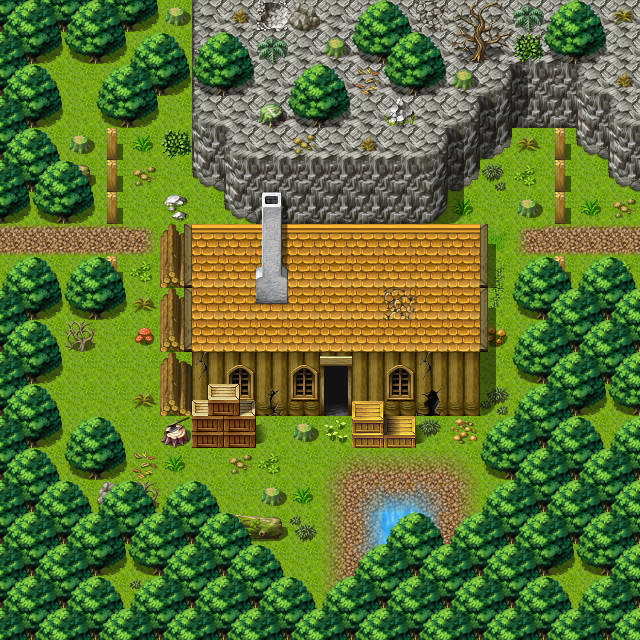

This game map was drawn from its Tiled (.tmx) file and the tilesets committed beside it. A one-line description and the trimmed map source follow:
An orthogonal 20x20 tile map with 32x32 px tiles, 3 tile layers (Ground, Objects, Above), 1 hidden layer not drawn, 22 tilesets and 5 objects (3x mapchange, 2x spawn).

<map version="1.0" orientation="orthogonal" width="20" height="20" tilewidth="32" tileheight="32">
    <properties>
        <property name="outdoors" value="1" />
    </properties>
    <tileset firstgid="1" name="map_6" tilewidth="32" tileheight="32">
        <image source="../drawable/map_6.png" />
    </tileset>
    <tileset firstgid="65" name="map_4" tilewidth="32" tileheight="32">
        <image source="../drawable/map_4.png" />
    </tileset>
    <tileset firstgid="129" name="map_27" tilewidth="32" tileheight="32">
        <image source="../drawable/map_27.png" />
    </tileset>
    <tileset firstgid="193" name="map_45" tilewidth="32" tileheight="32">
        <image source="../drawable/map_45.png" />
    </tileset>
    <tileset firstgid="257" name="map_3" tilewidth="32" tileheight="32">
        <image source="../drawable/map_3.png" />
    </tileset>
    <tileset firstgid="321" name="map_0" tilewidth="32" tileheight="32">
        <image source="../drawable/map_0.png" />
    </tileset>
    <tileset firstgid="385" name="map_19" tilewidth="32" tileheight="32">
        <image source="../drawable/map_19.png" />
    </tileset>
    <tileset firstgid="449" name="map_17" tilewidth="32" tileheight="32">
        <image source="../drawable/map_17.png" />
    </tileset>
    <tileset firstgid="513" name="map_16" tilewidth="32" tileheight="32">
        <image source="../drawable/map_16.png" />
    </tileset>
    <tileset firstgid="577" name="map_5" tilewidth="32" tileheight="32">
        <image source="../drawable/map_5.png" />
    </tileset>
    <tileset firstgid="641" name="map_1" tilewidth="32" tileheight="32">
        <image source="../drawable/map_1.png" />
    </tileset>
    <tileset firstgid="705" name="map_10" tilewidth="32" tileheight="32">
        <image source="../drawable/map_10.png" />
    </tileset>
    <tileset firstgid="769" name="map_26" tilewidth="32" tileheight="32">
        <image source="../drawable/map_26.png" />
    </tileset>
    <tileset firstgid="833" name="map_8" tilewidth="32" tileheight="32">
        <image source="../drawable/map_8.png" />
    </tileset>
    <tileset firstgid="897" name="map_7" tilewidth="32" tileheight="32">
        <image source="../drawable/map_7.png" />
    </tileset>
    <tileset firstgid="961" name="map_28" tilewidth="32" tileheight="32">
        <image source="../drawable/map_28.png" />
    </tileset>
    <tileset firstgid="1025" name="map_9" tilewidth="32" tileheight="32">
        <image source="../drawable/map_9.png" />
    </tileset>
    <tileset firstgid="1089" name="map_21" tilewidth="32" tileheight="32">
        <image source="../drawable/map_21.png" />
    </tileset>
    <tileset firstgid="1153" name="map_20" tilewidth="32" tileheight="32">
        <image source="../drawable/map_20.png" />
    </tileset>
    <tileset firstgid="1217" name="map_2" tilewidth="32" tileheight="32">
        <image source="../drawable/map_2.png" />
    </tileset>
    <tileset firstgid="1281" name="map_11" tilewidth="32" tileheight="32">
        <image source="../drawable/map_11.png" />
    </tileset>
    <tileset firstgid="1345" name="map_18" tilewidth="32" tileheight="32">
        <image source="../drawable/map_18.png" />
    </tileset>
    <layer name="Ground" width="20" height="20">
        <data>[400 cells, 400 non-empty, 15 distinct tile ids]</data>
    </layer>
    <layer name="Objects" width="20" height="20">
        <data>[400 cells, 289 non-empty, 75 distinct tile ids]</data>
    </layer>
    <layer name="Above" width="20" height="20">
        <data>[400 cells, 52 non-empty, 11 distinct tile ids]</data>
    </layer>
    <layer name="Walkable" width="20" height="20" visible="0">
        <data>[400 cells, 313 non-empty, 1 distinct tile ids]</data>
    </layer>
    <objectgroup name="Mapevents">
        <object name="west" type="mapchange" x="0" y="224" width="32" height="64">
            <properties>
                <property name="map" value="waytominingtown1" />
                <property name="place" value="east2" />
            </properties>
        </object>
        <object name="east" type="mapchange" x="608" y="192" width="32" height="96">
            <properties>
                <property name="map" value="waytominingtown3" />
                <property name="place" value="west" />
            </properties>
        </object>
        <object name="tradehouse0" type="mapchange" x="320" y="384" width="32" height="32">
            <properties>
                <property name="map" value="tradehouse0" />
                <property name="place" value="south" />
            </properties>
        </object>
    </objectgroup>
    <objectgroup name="Spawn">
        <object name="charwd_guard" type="spawn" x="544" y="224" width="32" height="32">
            <properties>
                <property name="spawngroup" value="charwd_guard" />
            </properties>
        </object>
        <object name="forestfox2" type="spawn" x="128" y="128" width="96" height="96">
            <properties>
                <property name="spawngroup" value="forestfox2" />
            </properties>
        </object>
    </objectgroup>
    <objectgroup name="Keys" />
</map>
